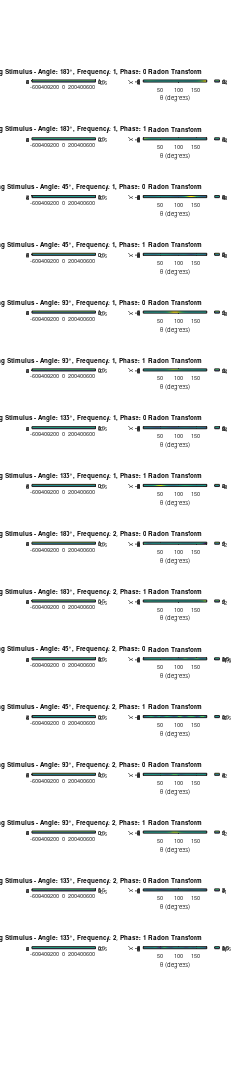
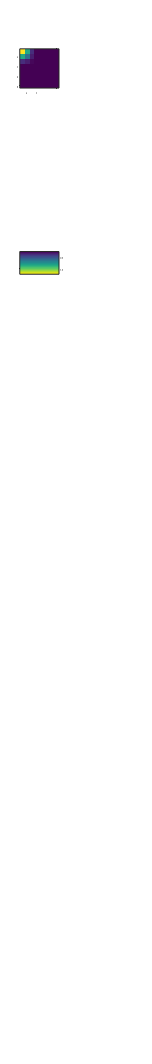

Recreate these plots in MATLAB, in order. (Note: this script raises an error after producing the figures.)
% Parameters
sz = 8;               % Size of the matrix (8x8)
% plotting params
saving = 1;
saveformat = '-dpdf';
paperPos = [0 0 6 26];
paperSize = [6, 26];
lw = 2;
fontsize1 = 12;

fig7 = figure('PaperPosition',paperPos,'PaperOrientation','landscape', 'PaperSize',paperSize, 'PaperUnits', 'centimeters');
p=1;
for f=[1,2]
    for a=[180,45,90,135]
        for ph=[0,1]
            frequency = f;          % Spatial frequency (cycles per unit length)
            angle = a;             % Angle of the grating in degrees
            phase = ph;              % Phase of the grating (radians)

            % Create coordinate system
            [x, y] =  meshgrid(linspace(-1, 1, sz), linspace(-1, 1, sz));
            
            % Convert angle to radians
            theta = deg2rad(angle);
            
            % Calculate the grating
            grating = cos(2 * pi * frequency * (x * cos(theta) + y * sin(theta)) + phase);
            subplot(16,2,p)
            imagesc(grating);
            
            colorbar;
            axis equal tight;
            title(['Grating Stimulus - Angle: ', num2str(angle), '°, Frequency: ', num2str(frequency), ', Phase: ', num2str(phase)]);
            subplot(16,2,p+1)
            theta=1:179;
            [R, xp] = radon(grating,theta);
            
            % Display the Radon transform
            imagesc(theta,xp, R);
            xlabel('\theta (degrees)');
            ylabel('x''');
            title('Radon Transform');
            
            colorbar;
            p = p+2;
        end
    end
end
print(fig7, "radonGrating", saveformat);

paperPos = [0 0 8 56];
paperSize = [8, 56];
fig8 = figure('PaperPosition',paperPos,'PaperOrientation','landscape', 'PaperSize',paperSize, 'PaperUnits', 'centimeters');
p=1;
for m1=[1,4,6]
    for m2=[1,4,6]
        for v1=1:2
            for v2=1:2
                mean1 = [m1,m1]; mean2=[m2,m2];        
                variance1 = [v1,v2]; variance2 = [v1,v2];             
                % Create coordinate system
                [x, y] = meshgrid(1:sz, 1:sz);
    
                % Calculate the first Gaussian blob
                gaussian1 = exp(-((x - mean1(1)).^2 / (2 * variance1(1)) + (y - mean1(2)).^2 / (2 * variance1(2))));
    
                % Calculate the second Gaussian blob
                gaussian2 = exp(-((x - mean2(1)).^2 / (2 * variance2(1)) + (y - mean2(2)).^2 / (2 * variance2(2))));
    
                % Combine the two Gaussian blobs into one matrix
                combined_gaussian = gaussian1 + gaussian2;
    
                subplot(36,2,p)
                imagesc(combined_gaussian);
                
                colorbar;
                axis equal tight;
                subplot(36,2,p+1)
                theta=1:179;
                [R, xp] = radon(combined_gaussian,theta);
                
                % Display the Radon transform
                imagesc(theta,xp, R);
                xlabel('\theta (degrees)');
                ylabel('x''');
                
                colorbar;
                p = p+2;
            end
        end
    end
end
print(fig8, "radonBlobsAntiD", saveformat);

fig8 = figure('PaperPosition',paperPos,'PaperOrientation','landscape', 'PaperSize',paperSize, 'PaperUnits', 'centimeters');
p=1;
for m1=[1,4,6]
    for m2=[1,4,6]
        for v1=1:2
            for v2=1:2
                mean1 = [8-m1,m1]; mean2=[8-m2,m2];        
                variance1 = [v1,v2]; variance2 = [v1,v2];             
                % Create coordinate system
                [x, y] = meshgrid(1:sz, 1:sz);
    
                % Calculate the first Gaussian blob
                gaussian1 = exp(-((x - mean1(1)).^2 / (2 * variance1(1)) + (y - mean1(2)).^2 / (2 * variance1(2))));
    
                % Calculate the second Gaussian blob
                gaussian2 = exp(-((x - mean2(1)).^2 / (2 * variance2(1)) + (y - mean2(2)).^2 / (2 * variance2(2))));
    
                % Combine the two Gaussian blobs into one matrix
                combined_gaussian = gaussian1 + gaussian2;
    
                subplot(36,2,p)
                imagesc(combined_gaussian);
                
                colorbar;
                axis equal tight;
                subplot(36,2,p+1)
                theta=1:179;
                [R, xp] = radon(combined_gaussian,theta);
                
                % Display the Radon transform
                imagesc(theta,xp, R);
                xlabel('\theta (degrees)');
                ylabel('x');
                
                colorbar;
                p = p+2;
            end
        end
    end
end
print(fig8, "radonBlobsD", saveformat);

[m,ii] = max(squeeze(CsCI(6,2,:,:,:,:)),[],"all");
[i1,i2,i3,i4] = ind2sub(size(squeeze(CsCI(4,2,:,:,:,:))), ii);
YT = flip(squeeze(predCI{i4}(p,i1,i2,i3,:,:)),1);
yr = rescale(YT,0,1);
%yr(:,4) = 1;
%yr(:,5) = 0.5;
[R, xp] = radon(yr,theta);
figure;
imagesc(theta,xp, R);
xlabel('\theta (degrees)');
ylabel('x''');
figure;
imagesc(yr)
R(5:9,26:30)

yr = repelem(yr, 4, 4);
[R, xp] = radon(yr,theta);
figure;
imagesc(theta,xp, R);
xlabel('\theta (degrees)');
ylabel('x''');
figure;
imagesc(yr)
R(5:9,26:30)
